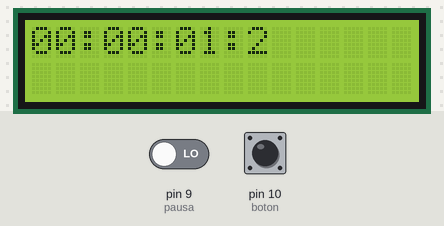
Simulated run of this sketch. Board: Arduino Uno, built with avr-gcc and run on an emulated ATmega328P. Shown: 16×2 character LCD. The test bench sets the inputs (shaded band); at power-on: pin 10 (boton) LOW, pin 9 (pausa) LOW.

Above: at 1.25 s.
1.3 s: pin 10 (boton) pulled HIGH for 0.15 s
At 1.55 s:
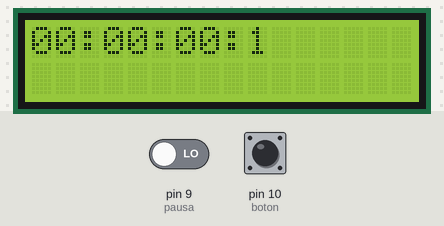
2.0 s: pin 9 (pausa) driven HIGH
At 2.0 s:
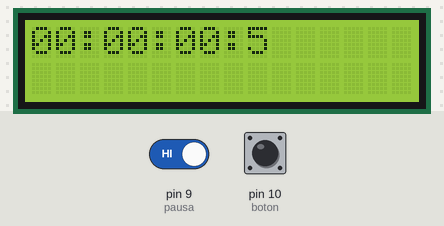
Timing chart, 0 to 5.0 s (numbered marks = the images above; inputs shaded):
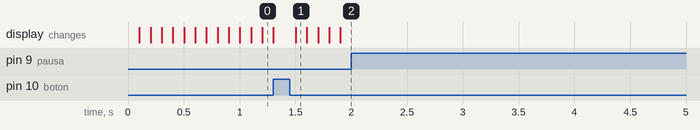

The sketch:

timer.ino
```cpp
#include <LiquidCrystal.h>
LiquidCrystal lcd(12, 11, 5, 4, 3, 2);

int horas = 0;
int minutos = 0;
int segundos = 0;
int decimas = 0;
long milisegundos = 0;
int boton = 10;
int pausa = 9;

void setup(){
  Serial.begin(9600);
  pinMode(boton, INPUT);
  digitalWrite(boton, LOW);
  pinMode(pausa, INPUT);
  digitalWrite(pausa, LOW);
  lcd.begin(16,2);
}
void loop(){
  //Restart button
  if(digitalRead(boton) == HIGH){
    horas = 0;
    minutos = 0;
    segundos = 0;
    decimas = 0;
    lcd.clear();
  }
  //Pause/Play button
  if(digitalRead(pausa) == HIGH){
    delay(200);
    while(digitalRead(pausa) == LOW);
    delay(200);
  }
  milisegundos = millis();
  if(milisegundos % 100 == 0){ //Only enter if it has passed tenth of a second
    decimas++;
    if(decimas == 10){ //When it has passed 10 tenths of a second it count one second
      decimas = 0;
      segundos++;
    }
    if(segundos == 60){ //When it has passed 60 seconds it count one minute
      segundos = 0;
      minutos++;
    }
    if(minutos == 60){ //When it has passed 60 minutes it count one hour
      minutos = 0;
      horas++;
    }
    //Print Time
    lcd.setCursor(0,0);
    if(horas < 10){
      lcd.print("0");
    }
    lcd.print(horas);
    lcd.print(":");
    lcd.setCursor(3,0);
    if(minutos < 10){
      lcd.print("0");
    }
    lcd.print(minutos);
    lcd.print(":");
    lcd.setCursor(6,0);
    if(segundos < 10){
      lcd.print("0");
    }
    lcd.print(segundos);
    lcd.print(":");
    lcd.setCursor(9,0);
    lcd.print(decimas);
  }
}
```
